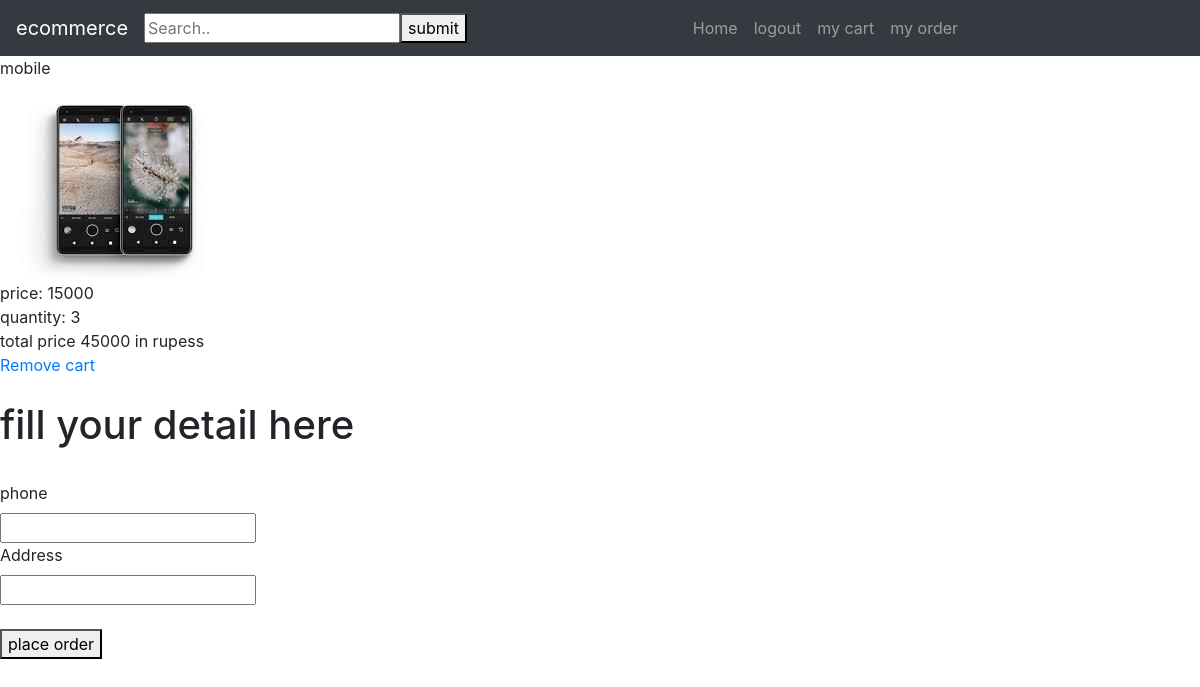
The app's page /order_now/ (signed in) with its own data.
### myshop/models.py (models this page shows, shortened)
class Addcart(models.Model):
    quantity = models.IntegerField(blank=True, null=True)
    pid = models.ForeignKey(Product, on_delete = models.CASCADE, blank=True, null=True)
    owner = models.ForeignKey(User, on_delete = models.CASCADE, blank=True, null=True)

class Product(models.Model):
    pname = models.CharField(max_length = 100)
    image = models.ImageField()
    price = models.IntegerField()

### myshop/views.py (the view)
# urls.py: path('order_now/',views.order_now,name='order_now'),
@login_required
@csrf_exempt
def order_now(request):
    cart_items = Addcart.objects.filter(owner=request.user)
    for items in cart_items:
        obj_id = items.pid.id
        price = items.pid.price
        quantity = items.quantity
        total_price = price * quantity
    return render(
                  request, "order.html", {"cart_obj" : cart_items,
                                         "obj_id" : obj_id,
                                         "total_price" : total_price
                                         })

### myshop/templates/order.html (shortened to what this page needs)
{% extends 'header.html' %}
{% block content %}
<tr>
   {% for items in cart_obj %}
   <form method = 'POST' action =/orders/>
      <td>{{items.pid.pname}}</td>
      <br>
      <td><img src="{{ items.pid.image.url }}"></td>
      <br>
      price:
      <td>{{items.pid.price}}</td>
      <br>
      quantity:
      <td>{{items.quantity}}</td>
      <br>
      total price
      <td>{{total_price}}</td>
      in rupess  <br>
      <td><a href=/removed/?id={{items.id}}>Remove cart</a></td>
      <br><br>
      {% endfor %}
      <h1>fill your detail here </h1>
      <label class="control-label"  for="phone">phone</label>
      <div class="controls">
         <input type="text" id="phone" name="phone" placeholder="" class="input-xlarge" required="">
      </div>
      <label class="control-label"  for="Address">Address</label>
      <div class="controls">
         <input type="text" id="Address" name="Address" placeholder="" class="input-xlarge" required="">
      </div>
      <br>
      <button type= submit>place order</button>
</tr>
{% endblock %}

### records on screen
Addcart: pid.pname "mobile", pid.image (picture), pid.price "15000", quantity "3", total_price "45000"
